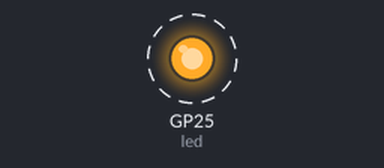
Recording of a program running on a simulated Raspberry Pi Pico running MicroPython. Shown: output pins drawn as LEDs (lit = HIGH). Dashed ring = blinking.

Above: at 0.2 s.
Timing chart, 0 to 3.0 s (numbered marks = the images above):
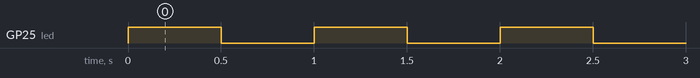

Measured:
- by itself, GP25 (led): alternates HIGH for 0.50 s and LOW for 0.50 s

The program:

led.py
```python
# An asyncio LED flasher

from machine import Pin
import uasyncio as asyncio

# RPi Pico builtin LED on GPIO 25
led = Pin(25, mode=Pin.OUT, value=1)

async def flash(led, time):
    while True:
        await asyncio.sleep_ms(time)
        led.toggle()

asyncio.run(flash(led, 500))
```
